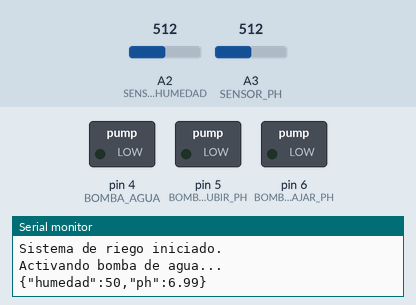
Recording of a sketch running on a simulated Arduino Uno, built with avr-gcc and run on an emulated ATmega328P. On the bench: switched loads named in the sketch (green lamp = pin HIGH), the last lines printed to the serial monitor. The inputs (shaded band) are chosen by the test bench; at power-on: A3 (SENSOR_PH) = 512, A2 (SENSOR_HUMEDAD) = 512.

Above: at 18.0 s.
18.1 s: A3 (SENSOR_PH) set to 649
33.1 s: A3 (SENSOR_PH) set to 677
At 46.3 s:
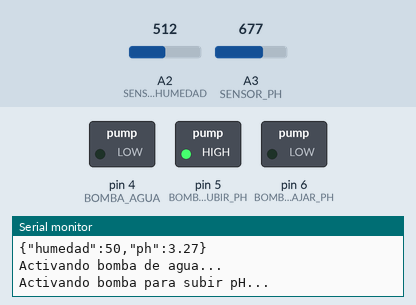
48.1 s: A3 (SENSOR_PH) set to 306
At 56.3 s:
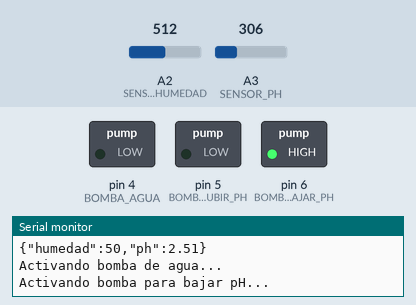
63.1 s: A3 (SENSOR_PH) set to 511
At 71.3 s:
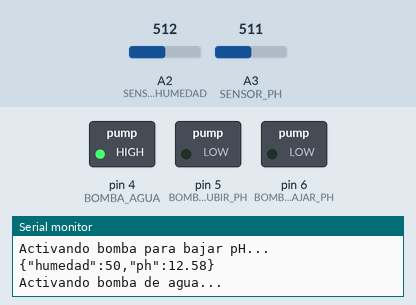
Timing chart, 0 to 76.5 s (numbered marks = the images above; inputs shaded):
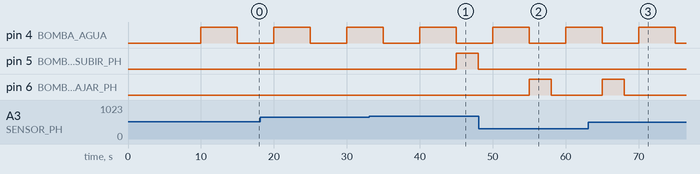

Measured:
- the behaviour switches between 658 and 659 on A3 (SENSOR_PH) (found by bisection; images 0 and 1)
- after the input at 33.1 s, pin 5 (BOMBA_SUBIR_PH): LOW → HIGH after 11.9 s, → LOW 3.0 s later
- after the input at 48.1 s, pin 5 (BOMBA_SUBIR_PH): stays LOW (without the input it goes to HIGH after 6.9 s); pin 6 (BOMBA_BAJAR_PH): LOW → HIGH after 6.9 s, → LOW 3.0 s later
- after the input at 63.1 s, pin 6 (BOMBA_BAJAR_PH): goes on until 68.0 s, then stays LOW

The sketch:

sensor_2.ino
```cpp
// === Configuración de pines ===
#define BOMBA_AGUA 4
#define BOMBA_SUBIR_PH 5
#define BOMBA_BAJAR_PH 6

#define SENSOR_HUMEDAD A2
#define SENSOR_PH A3

// === Umbrales ===
const int HUMEDAD_MIN = 60; // %
const float PH_MIN = 3.0;
const float PH_MAX = 10;

// === Temporizador ===
unsigned long lastRead = 0;
const unsigned long INTERVAL = 10000; // 20 s

void setup() {
  Serial.begin(9600);

  pinMode(BOMBA_AGUA, OUTPUT);
  pinMode(BOMBA_SUBIR_PH, OUTPUT);
  pinMode(BOMBA_BAJAR_PH, OUTPUT);

  digitalWrite(BOMBA_AGUA, LOW);
  digitalWrite(BOMBA_SUBIR_PH, LOW);
  digitalWrite(BOMBA_BAJAR_PH, LOW);

  Serial.println("Sistema de riego iniciado.");
}

void loop() {
  if (millis() - lastRead >= INTERVAL) {
    lastRead = millis();

    int humedad = leerHumedad();
    float ph = leerPH();

    controlBombas(humedad, ph);

    // 🔹 Enviar datos a la PC en formato JSON
    Serial.print("{\"humedad\":");
    Serial.print(humedad);
    Serial.print(",\"ph\":");
    Serial.print(ph, 2);
    Serial.println("}");
  }
}

int leerHumedad() {
  int raw = analogRead(SENSOR_HUMEDAD);
  return map(raw, 0, 1023, 100, 0);
}


float leerPH() {
  int raw = analogRead(SENSOR_PH);
  float voltaje = raw * (5.0 / 1023.0);
  return 7 + ((2.5 - voltaje) / 0.18);
}

void controlBombas(int humedad, float ph) {
  if (humedad < HUMEDAD_MIN) {
    Serial.println("Activando bomba de agua...");
    digitalWrite(BOMBA_AGUA, HIGH);
    delay(5000);
    digitalWrite(BOMBA_AGUA, LOW);
  }

  if (ph < PH_MIN) {
    Serial.println("Activando bomba para subir pH...");
    digitalWrite(BOMBA_SUBIR_PH, HIGH);
    delay(3000);
    digitalWrite(BOMBA_SUBIR_PH, LOW);
  }

  if (ph > PH_MAX) {
    Serial.println("Activando bomba para bajar pH...");
    digitalWrite(BOMBA_BAJAR_PH, HIGH);
    delay(3000);
    digitalWrite(BOMBA_BAJAR_PH, LOW);
  }
}
```
